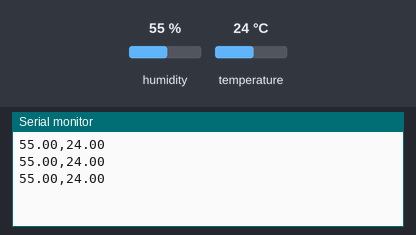
The sketch below on a simulated Arduino Mega 2560, built with avr-gcc and run on an emulated ATmega2560. Parts: the last lines printed to the serial monitor. The inputs (shaded band) are chosen by the test bench; at power-on: humidity 55 %, temperature 24 °C.

Above: at 3.8 s.
3.9 s: humidity set to 22 %
At 5.8 s:
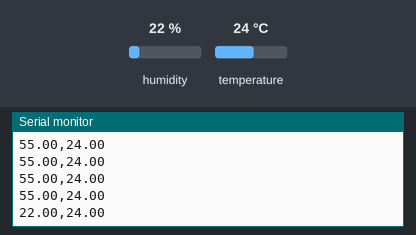
6.7 s: temperature set to 12 °C
At 7.8 s:
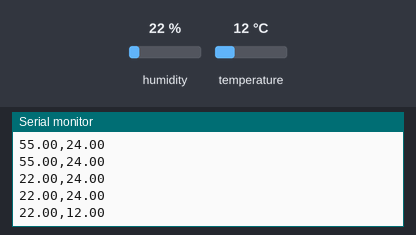
9.5 s: humidity set to 40 %
At 10.7 s:
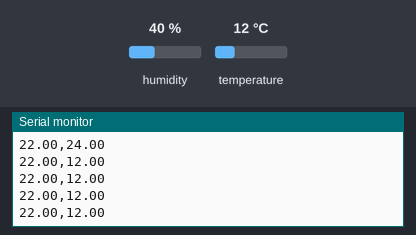
Timing chart, 0 to 12.5 s (numbered marks = the images above; inputs shaded):
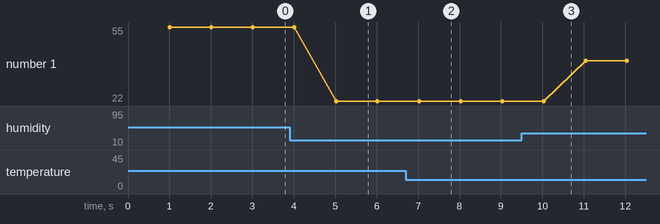

Measured:
- after the input at 3.9 s, the serial monitor: prints a new line after 1.1 s (image 1)
- after the input at 6.7 s, the serial monitor: prints a new line after 0.33 s (image 2)
- plotted number 1: 55 → 22 after the input at 3.9 s, 22 → 40 after the input at 9.5 s

The sketch:

SensorTemp.ino
```cpp
#include <DHT.h>

#define DHTTYPE DHT22
//#define DHTTYPE DHT11
#define DHTPIN 50//pin conexión ao sensor

DHT dht(DHTPIN, DHTTYPE);

float humidade;

float temperatura;

void setup(){
  Serial.begin(9600);
  dht.begin();
}

void loop(){
  delay(1000);
  humidade =dht.readHumidity();
  temperatura =dht.readTemperature();
  /*Serial.print("Humidade: ");
  Serial.println(humidade);
  Serial.println("%");
  Serial.print("Temperatura: ");
  Serial.println(temperatura);
  Serial.println(" ºC");*/

  Serial.print(humidade);
  Serial.print(",");
  Serial.println(temperatura);


}
```
